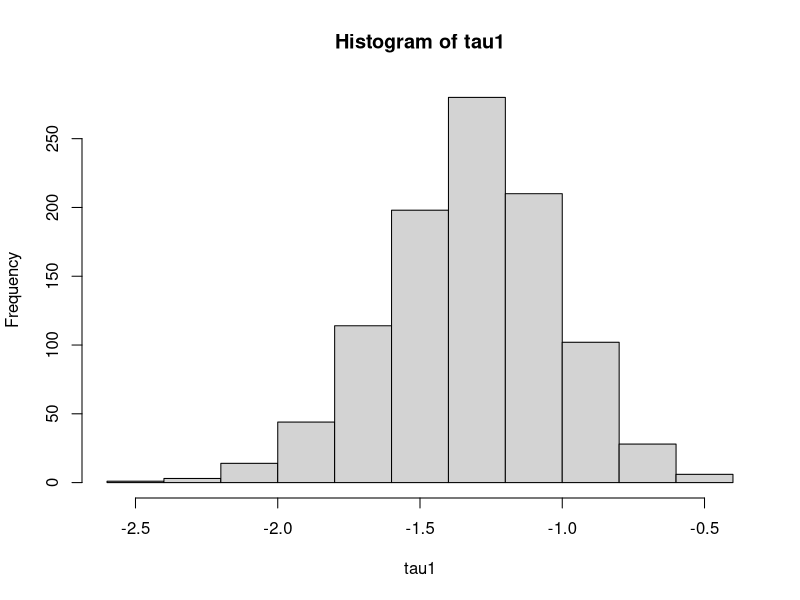

Write R code to recreate this figure.
p1=pgamma(0.25,shape=11.11, rate=39.61)
p2=pgamma(0.35,shape=11.11, rate=39.61)
p3=pgamma(0.35,shape=11.11, rate=39.61)-pgamma(0.25,shape=11.11, rate=39.61)
p1
p2
p3

c1=qgamma(2.5/100.0,shape=11.11, rate=39.61)
c2=qgamma(97.5/100.0,shape=11.11, rate=39.61)
c1
c2

set.seed(1379)
n=1000
theta.sim.sample=rgamma(n,shape=11.11, rate=39.61)
tau1=log(theta.sim.sample)
hist(tau1)
mean(tau1)
var(tau1)
PI=quantile(tau1, probs = c(0.025, 0.975))
PI
